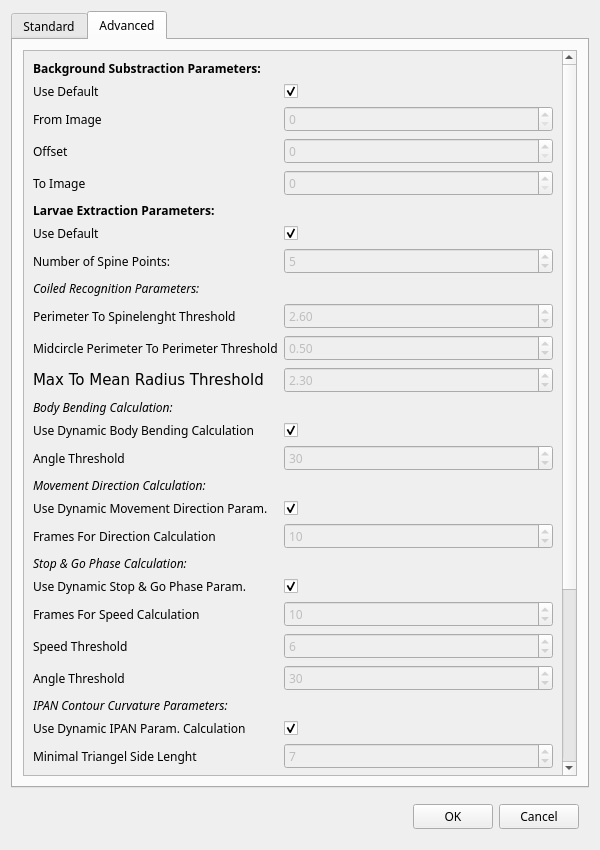
<?xml version="1.0" encoding="UTF-8"?>
<ui version="4.0">
 <class>PreferencesDialogWindow</class>
 <widget class="QDialog" name="PreferencesDialogWindow">
  <property name="geometry">
   <rect>
    <x>0</x>
    <y>0</y>
    <width>600</width>
    <height>850</height>
   </rect>
  </property>
  <property name="sizePolicy">
   <sizepolicy hsizetype="Preferred" vsizetype="Preferred">
    <horstretch>0</horstretch>
    <verstretch>0</verstretch>
   </sizepolicy>
  </property>
  <property name="minimumSize">
   <size>
    <width>600</width>
    <height>300</height>
   </size>
  </property>
  <property name="maximumSize">
   <size>
    <width>16777215</width>
    <height>16777215</height>
   </size>
  </property>
  <property name="font">
   <font>
    <family>Helvetica</family>
   </font>
  </property>
  <property name="windowTitle">
   <string>FIMTrack - Preferences</string>
  </property>
  <layout class="QVBoxLayout" name="verticalLayout_2">
   <item>
    <widget class="QTabWidget" name="tabWidget">
     <property name="sizePolicy">
      <sizepolicy hsizetype="Expanding" vsizetype="Expanding">
       <horstretch>0</horstretch>
       <verstretch>0</verstretch>
      </sizepolicy>
     </property>
     <property name="font">
      <font>
       <family>Sans Serif</family>
       <pointsize>9</pointsize>
      </font>
     </property>
     <property name="currentIndex">
      <number>1</number>
     </property>
     <widget class="QWidget" name="tabStandard">
      <attribute name="title">
       <string>Standard</string>
      </attribute>
      <layout class="QGridLayout" name="gridLayout_4">
       <item row="0" column="0">
        <widget class="QScrollArea" name="scrollArea_2">
         <property name="widgetResizable">
          <bool>true</bool>
         </property>
         <widget class="QWidget" name="scrollAreaWidgetContents_2">
          <property name="geometry">
           <rect>
            <x>0</x>
            <y>0</y>
            <width>681</width>
            <height>620</height>
           </rect>
          </property>
          <layout class="QGridLayout" name="gridLayout">
           <item row="4" column="1">
            <widget class="QLabel" name="labelCameraParameter">
             <property name="font">
              <font>
               <family>Sans Serif</family>
               <pointsize>9</pointsize>
              </font>
             </property>
             <property name="text">
              <string>not selected</string>
             </property>
            </widget>
           </item>
           <item row="4" column="0">
            <widget class="QLabel" name="label_5">
             <property name="font">
              <font>
               <family>Sans Serif</family>
               <pointsize>9</pointsize>
              </font>
             </property>
             <property name="text">
              <string>Cameraparameter</string>
             </property>
            </widget>
           </item>
           <item row="1" column="1">
            <widget class="QCheckBox" name="checkBoxSaveLog">
             <property name="text">
              <string/>
             </property>
             <property name="checked">
              <bool>true</bool>
             </property>
            </widget>
           </item>
           <item row="1" column="0">
            <widget class="QLabel" name="label_11">
             <property name="font">
              <font>
               <family>Sans Serif</family>
               <pointsize>9</pointsize>
              </font>
             </property>
             <property name="text">
              <string>Save Log</string>
             </property>
            </widget>
           </item>
           <item row="0" column="0">
            <widget class="QLabel" name="label_8">
             <property name="font">
              <font>
               <family>Sans Serif</family>
               <pointsize>9</pointsize>
               <weight>75</weight>
               <italic>false</italic>
               <bold>true</bold>
              </font>
             </property>
             <property name="text">
              <string>General Parameters:</string>
             </property>
            </widget>
           </item>
           <item row="2" column="1">
            <widget class="QCheckBox" name="checkBoxEnableDetailetOutput">
             <property name="text">
              <string/>
             </property>
             <property name="checked">
              <bool>true</bool>
             </property>
            </widget>
           </item>
           <item row="2" column="0">
            <widget class="QLabel" name="label_36">
             <property name="font">
              <font>
               <family>Sans Serif</family>
               <pointsize>9</pointsize>
              </font>
             </property>
             <property name="text">
              <string>Enable Detailet Output</string>
             </property>
            </widget>
           </item>
           <item row="3" column="0">
            <widget class="QLabel" name="label_7">
             <property name="font">
              <font>
               <family>Sans Serif</family>
               <pointsize>9</pointsize>
               <weight>75</weight>
               <bold>true</bold>
              </font>
             </property>
             <property name="text">
              <string>Camera Parameters:</string>
             </property>
            </widget>
           </item>
           <item row="6" column="0">
            <widget class="QLabel" name="label_10">
             <property name="font">
              <font>
               <family>Sans Serif</family>
               <pointsize>9</pointsize>
              </font>
             </property>
             <property name="text">
              <string>Scale Factor (pixel per cm)</string>
             </property>
            </widget>
           </item>
           <item row="6" column="1">
            <widget class="QDoubleSpinBox" name="doubleSpinBoxCameraParameterScaleFactor">
             <property name="enabled">
              <bool>true</bool>
             </property>
             <property name="font">
              <font>
               <family>Sans Serif</family>
               <pointsize>9</pointsize>
              </font>
             </property>
             <property name="maximum">
              <double>999999999.990000009536743</double>
             </property>
             <property name="value">
              <double>1.000000000000000</double>
             </property>
            </widget>
           </item>
           <item row="5" column="1">
            <widget class="QDoubleSpinBox" name="doubleSpinBoxCameraParameterFSP">
             <property name="enabled">
              <bool>true</bool>
             </property>
             <property name="font">
              <font>
               <family>Sans Serif</family>
               <pointsize>9</pointsize>
              </font>
             </property>
             <property name="decimals">
              <number>0</number>
             </property>
             <property name="minimum">
              <double>1.000000000000000</double>
             </property>
             <property name="value">
              <double>10.000000000000000</double>
             </property>
            </widget>
           </item>
           <item row="4" column="2">
            <widget class="QPushButton" name="btnLoadCameraParameter">
             <property name="font">
              <font>
               <family>Sans Serif</family>
               <pointsize>9</pointsize>
              </font>
             </property>
             <property name="text">
              <string>Load</string>
             </property>
            </widget>
           </item>
           <item row="5" column="0">
            <widget class="QLabel" name="label_6">
             <property name="font">
              <font>
               <family>Sans Serif</family>
               <pointsize>9</pointsize>
              </font>
             </property>
             <property name="text">
              <string>FPS</string>
             </property>
            </widget>
           </item>
           <item row="8" column="0">
            <spacer name="verticalSpacer">
             <property name="orientation">
              <enum>Qt::Vertical</enum>
             </property>
             <property name="sizeHint" stdset="0">
              <size>
               <width>20</width>
               <height>40</height>
              </size>
             </property>
            </spacer>
           </item>
           <item row="7" column="1">
            <spacer name="horizontalSpacer">
             <property name="orientation">
              <enum>Qt::Horizontal</enum>
             </property>
             <property name="sizeHint" stdset="0">
              <size>
               <width>40</width>
               <height>20</height>
              </size>
             </property>
            </spacer>
           </item>
          </layout>
         </widget>
        </widget>
       </item>
      </layout>
     </widget>
     <widget class="QWidget" name="tabAdvanced">
      <attribute name="title">
       <string>Advanced</string>
      </attribute>
      <layout class="QGridLayout" name="gridLayout_6">
       <property name="leftMargin">
        <number>10</number>
       </property>
       <property name="topMargin">
        <number>10</number>
       </property>
       <property name="rightMargin">
        <number>10</number>
       </property>
       <property name="bottomMargin">
        <number>10</number>
       </property>
       <item row="0" column="0">
        <widget class="QScrollArea" name="scrollArea">
         <property name="font">
          <font>
           <family>Sans Serif</family>
           <pointsize>9</pointsize>
          </font>
         </property>
         <property name="frameShape">
          <enum>QFrame::StyledPanel</enum>
         </property>
         <property name="frameShadow">
          <enum>QFrame::Sunken</enum>
         </property>
         <property name="verticalScrollBarPolicy">
          <enum>Qt::ScrollBarAsNeeded</enum>
         </property>
         <property name="horizontalScrollBarPolicy">
          <enum>Qt::ScrollBarAsNeeded</enum>
         </property>
         <property name="widgetResizable">
          <bool>true</bool>
         </property>
         <widget class="QWidget" name="scrollAreaWidgetContents">
          <property name="geometry">
           <rect>
            <x>0</x>
            <y>-1044</y>
            <width>800</width>
            <height>1685</height>
           </rect>
          </property>
          <layout class="QGridLayout" name="gridLayout_13">
           <item row="33" column="1">
            <widget class="QComboBox" name="comboBoxTrackingAssignmentMethod">
             <item>
              <property name="text">
               <string>Hungarian</string>
              </property>
             </item>
             <item>
              <property name="text">
               <string>Greedy</string>
              </property>
             </item>
            </widget>
           </item>
           <item row="35" column="0">
            <widget class="QLabel" name="label_16">
             <property name="toolTip">
              <string>&lt;html&gt;&lt;head/&gt;&lt;body&gt;&lt;p&gt;In case of greedy assignment method, threshold T decides if larva will be assigned. It refers to maximum fraction of last spine-length in case of momentum or mid-spine-point is chosen and to minimum fraction of area if overlap is chosen as cost measure.&lt;/p&gt;&lt;/body&gt;&lt;/html&gt;</string>
             </property>
             <property name="text">
              <string>Threshold for Greedy Assigment</string>
             </property>
            </widget>
           </item>
           <item row="35" column="1">
            <widget class="QDoubleSpinBox" name="doubleSpinBoxGreedyAssignmentThreshold">
             <property name="enabled">
              <bool>false</bool>
             </property>
             <property name="minimum">
              <double>0.100000000000000</double>
             </property>
             <property name="maximum">
              <double>1.000000000000000</double>
             </property>
             <property name="singleStep">
              <double>0.050000000000000</double>
             </property>
             <property name="value">
              <double>0.500000000000000</double>
             </property>
            </widget>
           </item>
           <item row="26" column="1">
            <widget class="QSpinBox" name="spinBoxIPANContourCurvatureMinimalTriangelSideLenght">
             <property name="enabled">
              <bool>false</bool>
             </property>
             <property name="font">
              <font>
               <family>Sans Serif</family>
               <pointsize>9</pointsize>
              </font>
             </property>
             <property name="value">
              <number>7</number>
             </property>
            </widget>
           </item>
           <item row="25" column="0">
            <widget class="QLabel" name="label_144">
             <property name="font">
              <font>
               <family>Sans Serif</family>
               <pointsize>9</pointsize>
              </font>
             </property>
             <property name="text">
              <string>Use Dynamic IPAN Param. Calculation</string>
             </property>
            </widget>
           </item>
           <item row="17" column="1">
            <widget class="QSpinBox" name="spinBoxMovementDirectionFramesForDirectionCalc">
             <property name="enabled">
              <bool>false</bool>
             </property>
             <property name="font">
              <font>
               <family>Sans Serif</family>
               <pointsize>9</pointsize>
              </font>
             </property>
             <property name="minimum">
              <number>1</number>
             </property>
             <property name="maximum">
              <number>100</number>
             </property>
             <property name="value">
              <number>10</number>
             </property>
            </widget>
           </item>
           <item row="21" column="0">
            <widget class="QLabel" name="label_154">
             <property name="font">
              <font>
               <family>Sans Serif</family>
               <pointsize>9</pointsize>
              </font>
             </property>
             <property name="text">
              <string>Frames For Speed Calculation</string>
             </property>
            </widget>
           </item>
           <item row="21" column="1">
            <widget class="QSpinBox" name="spinBoxStopAndGoFramesForSpeedCalc">
             <property name="enabled">
              <bool>false</bool>
             </property>
             <property name="font">
              <font>
               <family>Sans Serif</family>
               <pointsize>9</pointsize>
              </font>
             </property>
             <property name="value">
              <number>10</number>
             </property>
            </widget>
           </item>
           <item row="7" column="1">
            <widget class="QSpinBox" name="spinBoxLarvaeExtactionParameterNumerOfSpinePoints">
             <property name="enabled">
              <bool>false</bool>
             </property>
             <property name="font">
              <font>
               <family>Sans Serif</family>
               <pointsize>9</pointsize>
              </font>
             </property>
             <property name="minimum">
              <number>3</number>
             </property>
             <property name="singleStep">
              <number>2</number>
             </property>
             <property name="value">
              <number>5</number>
             </property>
            </widget>
           </item>
           <item row="14" column="0">
            <widget class="QLabel" name="label_3">
             <property name="font">
              <font>
               <family>Sans Serif</family>
               <pointsize>9</pointsize>
              </font>
             </property>
             <property name="text">
              <string>Angle Threshold</string>
             </property>
            </widget>
           </item>
           <item row="5" column="0">
            <widget class="QLabel" name="label_162">
             <property name="font">
              <font>
               <family>Sans Serif</family>
               <pointsize>9</pointsize>
               <weight>75</weight>
               <bold>true</bold>
              </font>
             </property>
             <property name="text">
              <string>Larvae Extraction Parameters:</string>
             </property>
            </widget>
           </item>
           <item row="7" column="0">
            <widget class="QLabel" name="label_163">
             <property name="font">
              <font>
               <family>Sans Serif</family>
               <pointsize>9</pointsize>
              </font>
             </property>
             <property name="text">
              <string>Number of Spine Points:</string>
             </property>
            </widget>
           </item>
           <item row="22" column="0">
            <widget class="QLabel" name="label_147">
             <property name="font">
              <font>
               <family>Sans Serif</family>
               <pointsize>9</pointsize>
              </font>
             </property>
             <property name="text">
              <string>Speed Threshold</string>
             </property>
            </widget>
           </item>
           <item row="23" column="1">
            <widget class="QSpinBox" name="spinBoxStopAndGoAngleThreshold">
             <property name="enabled">
              <bool>false</bool>
             </property>
             <property name="font">
              <font>
               <family>Sans Serif</family>
               <pointsize>9</pointsize>
              </font>
             </property>
             <property name="maximum">
              <number>180</number>
             </property>
             <property name="value">
              <number>30</number>
             </property>
            </widget>
           </item>
           <item row="26" column="0">
            <widget class="QLabel" name="label_160">
             <property name="font">
              <font>
               <family>Sans Serif</family>
               <pointsize>9</pointsize>
              </font>
             </property>
             <property name="text">
              <string>Minimal Triangel Side Lenght </string>
             </property>
            </widget>
           </item>
           <item row="8" column="0">
            <widget class="QLabel" name="label_146">
             <property name="font">
              <font>
               <family>Sans Serif</family>
               <pointsize>9</pointsize>
               <italic>true</italic>
              </font>
             </property>
             <property name="text">
              <string>Coiled Recognition Parameters:</string>
             </property>
            </widget>
           </item>
           <item row="2" column="1">
            <widget class="QSpinBox" name="spinBoxBackgroundSubstractionFromImage">
             <property name="enabled">
              <bool>false</bool>
             </property>
             <property name="font">
              <font>
               <family>Sans Serif</family>
               <pointsize>9</pointsize>
              </font>
             </property>
            </widget>
           </item>
           <item row="27" column="0">
            <widget class="QLabel" name="label_155">
             <property name="font">
              <font>
               <family>Sans Serif</family>
               <pointsize>9</pointsize>
              </font>
             </property>
             <property name="text">
              <string>Maximal Triangel Side Lenght </string>
             </property>
            </widget>
           </item>
           <item row="23" column="0">
            <widget class="QLabel" name="label_158">
             <property name="font">
              <font>
               <family>Sans Serif</family>
               <pointsize>9</pointsize>
              </font>
             </property>
             <property name="text">
              <string>Angle Threshold</string>
             </property>
            </widget>
           </item>
           <item row="29" column="1">
            <widget class="QDoubleSpinBox" name="doubleSpinBoxIPANContourCurvatureMaximalCurvaturePointsDistance">
             <property name="enabled">
              <bool>false</bool>
             </property>
             <property name="font">
              <font>
               <family>Sans Serif</family>
               <pointsize>9</pointsize>
              </font>
             </property>
             <property name="maximum">
              <double>100.000000000000000</double>
             </property>
             <property name="singleStep">
              <double>0.010000000000000</double>
             </property>
             <property name="value">
              <double>0.250000000000000</double>
             </property>
            </widget>
           </item>
           <item row="13" column="1">
            <widget class="QCheckBox" name="checkBoxLarvaeExtactionParametersUseDynamicBodyBending">
             <property name="font">
              <font>
               <family>Sans Serif</family>
               <pointsize>9</pointsize>
              </font>
             </property>
             <property name="text">
              <string/>
             </property>
             <property name="checked">
              <bool>true</bool>
             </property>
            </widget>
           </item>
           <item row="25" column="1">
            <widget class="QCheckBox" name="checkBoxLarvaeExtactionParametersUseDynamicIPAN">
             <property name="font">
              <font>
               <family>Sans Serif</family>
               <pointsize>9</pointsize>
              </font>
             </property>
             <property name="text">
              <string/>
             </property>
             <property name="checked">
              <bool>true</bool>
             </property>
            </widget>
           </item>
           <item row="3" column="0">
            <widget class="QLabel" name="label_148">
             <property name="font">
              <font>
               <family>Sans Serif</family>
               <pointsize>9</pointsize>
              </font>
             </property>
             <property name="text">
              <string>Offset</string>
             </property>
            </widget>
           </item>
           <item row="0" column="0">
            <widget class="QLabel" name="label_152">
             <property name="font">
              <font>
               <family>Sans Serif</family>
               <pointsize>9</pointsize>
               <weight>75</weight>
               <bold>true</bold>
              </font>
             </property>
             <property name="text">
              <string>Background Substraction Parameters:</string>
             </property>
            </widget>
           </item>
           <item row="1" column="0">
            <widget class="QLabel" name="label_159">
             <property name="font">
              <font>
               <family>Sans Serif</family>
               <pointsize>9</pointsize>
              </font>
             </property>
             <property name="text">
              <string>Use Default</string>
             </property>
            </widget>
           </item>
           <item row="10" column="1">
            <widget class="QDoubleSpinBox" name="doubleSpinBoxCoiledRecognitionParametersMidcirclePerimeterToPerimeterThreshold">
             <property name="enabled">
              <bool>false</bool>
             </property>
             <property name="font">
              <font>
               <family>Sans Serif</family>
               <pointsize>9</pointsize>
              </font>
             </property>
             <property name="singleStep">
              <double>0.010000000000000</double>
             </property>
             <property name="value">
              <double>0.500000000000000</double>
             </property>
            </widget>
           </item>
           <item row="20" column="1">
            <widget class="QCheckBox" name="checkBoxLarvaeExtactionParametersUseDynamicStopAndGo">
             <property name="font">
              <font>
               <family>Sans Serif</family>
               <pointsize>9</pointsize>
              </font>
             </property>
             <property name="text">
              <string/>
             </property>
             <property name="checked">
              <bool>true</bool>
             </property>
            </widget>
           </item>
           <item row="24" column="0">
            <widget class="QLabel" name="label_168">
             <property name="font">
              <font>
               <family>Sans Serif</family>
               <pointsize>9</pointsize>
               <italic>true</italic>
              </font>
             </property>
             <property name="text">
              <string>IPAN Contour Curvature Parameters:</string>
             </property>
            </widget>
           </item>
           <item row="6" column="0">
            <widget class="QLabel" name="label_149">
             <property name="font">
              <font>
               <family>Sans Serif</family>
               <pointsize>9</pointsize>
              </font>
             </property>
             <property name="text">
              <string>Use Default</string>
             </property>
            </widget>
           </item>
           <item row="30" column="1">
            <widget class="QSpinBox" name="spinBoxIPANContourCurvatureCurvatureWindowSize">
             <property name="enabled">
              <bool>false</bool>
             </property>
             <property name="font">
              <font>
               <family>Sans Serif</family>
               <pointsize>9</pointsize>
              </font>
             </property>
             <property name="value">
              <number>7</number>
             </property>
            </widget>
           </item>
           <item row="3" column="1">
            <widget class="QSpinBox" name="spinBoxBackgroundSubstractionOffset">
             <property name="enabled">
              <bool>false</bool>
             </property>
             <property name="font">
              <font>
               <family>Sans Serif</family>
               <pointsize>9</pointsize>
              </font>
             </property>
            </widget>
           </item>
           <item row="4" column="1">
            <widget class="QSpinBox" name="spinBoxBackgroundSubstractionToImage">
             <property name="enabled">
              <bool>false</bool>
             </property>
             <property name="font">
              <font>
               <family>Sans Serif</family>
               <pointsize>9</pointsize>
              </font>
             </property>
            </widget>
           </item>
           <item row="9" column="0">
            <widget class="QLabel" name="label_157">
             <property name="font">
              <font>
               <family>Sans Serif</family>
               <pointsize>9</pointsize>
              </font>
             </property>
             <property name="text">
              <string>Perimeter To Spinelenght Threshold</string>
             </property>
            </widget>
           </item>
           <item row="29" column="0">
            <widget class="QLabel" name="label_141">
             <property name="font">
              <font>
               <family>Sans Serif</family>
               <pointsize>9</pointsize>
              </font>
             </property>
             <property name="text">
              <string>Maximal Curvature Points Distance</string>
             </property>
            </widget>
           </item>
           <item row="10" column="0">
            <widget class="QLabel" name="label_153">
             <property name="font">
              <font>
               <family>Sans Serif</family>
               <pointsize>9</pointsize>
              </font>
             </property>
             <property name="text">
              <string>Midcircle Perimeter To Perimeter Threshold</string>
             </property>
            </widget>
           </item>
           <item row="4" column="0">
            <widget class="QLabel" name="label_167">
             <property name="font">
              <font>
               <family>Sans Serif</family>
               <pointsize>9</pointsize>
              </font>
             </property>
             <property name="text">
              <string>To Image</string>
             </property>
            </widget>
           </item>
           <item row="1" column="1">
            <widget class="QCheckBox" name="checkBoxBackgroundSubstractionUseDefault">
             <property name="font">
              <font>
               <family>Sans Serif</family>
               <pointsize>9</pointsize>
              </font>
             </property>
             <property name="text">
              <string/>
             </property>
             <property name="checked">
              <bool>true</bool>
             </property>
            </widget>
           </item>
           <item row="9" column="1">
            <widget class="QDoubleSpinBox" name="doubleSpinBoxCoiledRecognitionParametersPerimeterToSpinelenghtThreshold">
             <property name="enabled">
              <bool>false</bool>
             </property>
             <property name="font">
              <font>
               <family>Sans Serif</family>
               <pointsize>9</pointsize>
              </font>
             </property>
             <property name="singleStep">
              <double>0.010000000000000</double>
             </property>
             <property name="value">
              <double>2.600000000000000</double>
             </property>
            </widget>
           </item>
           <item row="6" column="1">
            <widget class="QCheckBox" name="checkBoxLarvaeExtactionParameterUseDefauilt">
             <property name="font">
              <font>
               <family>Sans Serif</family>
               <pointsize>9</pointsize>
              </font>
             </property>
             <property name="text">
              <string/>
             </property>
             <property name="checked">
              <bool>true</bool>
             </property>
            </widget>
           </item>
           <item row="12" column="0">
            <widget class="QLabel" name="label">
             <property name="font">
              <font>
               <family>Sans Serif</family>
               <pointsize>9</pointsize>
               <italic>true</italic>
              </font>
             </property>
             <property name="text">
              <string>Body Bending Calculation:</string>
             </property>
            </widget>
           </item>
           <item row="30" column="0">
            <widget class="QLabel" name="label_166">
             <property name="font">
              <font>
               <family>Sans Serif</family>
               <pointsize>9</pointsize>
              </font>
             </property>
             <property name="text">
              <string>Curvature Window Size</string>
             </property>
            </widget>
           </item>
           <item row="20" column="0">
            <widget class="QLabel" name="label_145">
             <property name="font">
              <font>
               <family>Sans Serif</family>
               <pointsize>9</pointsize>
              </font>
             </property>
             <property name="text">
              <string>Use Dynamic Stop &amp; Go Phase Param.</string>
             </property>
            </widget>
           </item>
           <item row="22" column="1">
            <widget class="QSpinBox" name="spinBoxStopAndGoSpeedThreshold">
             <property name="enabled">
              <bool>false</bool>
             </property>
             <property name="font">
              <font>
               <family>Sans Serif</family>
               <pointsize>9</pointsize>
              </font>
             </property>
             <property name="value">
              <number>6</number>
             </property>
            </widget>
           </item>
           <item row="27" column="1">
            <widget class="QSpinBox" name="spinBoxIPANContourCurvatureMaximalTriangelSideLenght">
             <property name="enabled">
              <bool>false</bool>
             </property>
             <property name="font">
              <font>
               <family>Sans Serif</family>
               <pointsize>9</pointsize>
              </font>
             </property>
             <property name="value">
              <number>9</number>
             </property>
            </widget>
           </item>
           <item row="14" column="1">
            <widget class="QDoubleSpinBox" name="doubleSpinBoxBodyBendingAngleThreshold">
             <property name="enabled">
              <bool>false</bool>
             </property>
             <property name="font">
              <font>
               <family>Sans Serif</family>
               <pointsize>9</pointsize>
              </font>
             </property>
             <property name="decimals">
              <number>0</number>
             </property>
             <property name="maximum">
              <double>180.000000000000000</double>
             </property>
             <property name="value">
              <double>30.000000000000000</double>
             </property>
            </widget>
           </item>
           <item row="16" column="0">
            <widget class="QLabel" name="label_9">
             <property name="font">
              <font>
               <family>Sans Serif</family>
               <pointsize>9</pointsize>
              </font>
             </property>
             <property name="text">
              <string>Use Dynamic Movement Direction Param.</string>
             </property>
            </widget>
           </item>
           <item row="36" column="0">
            <spacer name="verticalSpacer_8">
             <property name="font">
              <font>
               <family>Sans Serif</family>
               <pointsize>9</pointsize>
              </font>
             </property>
             <property name="orientation">
              <enum>Qt::Vertical</enum>
             </property>
             <property name="sizeHint" stdset="0">
              <size>
               <width>20</width>
               <height>40</height>
              </size>
             </property>
            </spacer>
           </item>
           <item row="36" column="1">
            <spacer name="horizontalSpacer_10">
             <property name="font">
              <font>
               <family>Sans Serif</family>
               <pointsize>9</pointsize>
              </font>
             </property>
             <property name="orientation">
              <enum>Qt::Horizontal</enum>
             </property>
             <property name="sizeHint" stdset="0">
              <size>
               <width>40</width>
               <height>20</height>
              </size>
             </property>
            </spacer>
           </item>
           <item row="15" column="0">
            <widget class="QLabel" name="label_4">
             <property name="font">
              <font>
               <family>Sans Serif</family>
               <pointsize>9</pointsize>
               <italic>true</italic>
              </font>
             </property>
             <property name="text">
              <string>Movement Direction Calculation:</string>
             </property>
            </widget>
           </item>
           <item row="16" column="1">
            <widget class="QCheckBox" name="checkBoxLarvaeExtactionParametersUseDynamicMovementDirection">
             <property name="font">
              <font>
               <family>Sans Serif</family>
               <pointsize>9</pointsize>
              </font>
             </property>
             <property name="text">
              <string/>
             </property>
             <property name="checked">
              <bool>true</bool>
             </property>
            </widget>
           </item>
           <item row="17" column="0">
            <widget class="QLabel" name="label_12">
             <property name="font">
              <font>
               <family>Sans Serif</family>
               <pointsize>9</pointsize>
              </font>
             </property>
             <property name="text">
              <string>Frames For Direction Calculation</string>
             </property>
            </widget>
           </item>
           <item row="18" column="0">
            <widget class="QLabel" name="label_161">
             <property name="font">
              <font>
               <family>Sans Serif</family>
               <pointsize>9</pointsize>
               <italic>true</italic>
              </font>
             </property>
             <property name="text">
              <string>Stop &amp; Go Phase Calculation:</string>
             </property>
            </widget>
           </item>
           <item row="13" column="0">
            <widget class="QLabel" name="label_2">
             <property name="font">
              <font>
               <family>Sans Serif</family>
               <pointsize>9</pointsize>
              </font>
             </property>
             <property name="text">
              <string>Use Dynamic Body Bending Calculation</string>
             </property>
            </widget>
           </item>
           <item row="2" column="0">
            <widget class="QLabel" name="label_151">
             <property name="font">
              <font>
               <family>Sans Serif</family>
               <pointsize>9</pointsize>
              </font>
             </property>
             <property name="text">
              <string>From Image</string>
             </property>
            </widget>
           </item>
           <item row="31" column="0">
            <widget class="QLabel" name="label_13">
             <property name="font">
              <font>
               <family>DejaVu Sans</family>
               <pointsize>11</pointsize>
               <italic>true</italic>
              </font>
             </property>
             <property name="text">
              <string>Tracking Assignment:</string>
             </property>
            </widget>
           </item>
           <item row="33" column="0">
            <widget class="QLabel" name="label_14">
             <property name="font">
              <font>
               <family>DejaVu Sans</family>
               <pointsize>11</pointsize>
              </font>
             </property>
             <property name="text">
              <string>Assigment Method</string>
             </property>
            </widget>
           </item>
           <item row="34" column="0">
            <widget class="QLabel" name="label_15">
             <property name="text">
              <string>Cost Measure</string>
             </property>
            </widget>
           </item>
           <item row="34" column="1">
            <widget class="QComboBox" name="comboBoxTrackingAssignmentCostMeasure">
             <property name="currentIndex">
              <number>1</number>
             </property>
             <item>
              <property name="text">
               <string>Momentum</string>
              </property>
             </item>
             <item>
              <property name="text">
               <string>Overlap</string>
              </property>
             </item>
             <item>
              <property name="text">
               <string>Mid-Spine-Point</string>
              </property>
             </item>
            </widget>
           </item>
           <item row="11" column="0">
            <widget class="QLabel" name="label_17">
             <property name="font">
              <font>
               <family>DejaVu Sans</family>
               <pointsize>11</pointsize>
              </font>
             </property>
             <property name="text">
              <string>Max To Mean Radius Threshold</string>
             </property>
            </widget>
           </item>
           <item row="11" column="1">
            <widget class="QDoubleSpinBox" name="doubleSpinBoxCoiledRecognitionParametersMaxToMeanRadiusThreshold">
             <property name="enabled">
              <bool>false</bool>
             </property>
             <property name="singleStep">
              <double>0.010000000000000</double>
             </property>
             <property name="value">
              <double>2.300000000000000</double>
             </property>
            </widget>
           </item>
          </layout>
         </widget>
        </widget>
       </item>
      </layout>
     </widget>
    </widget>
   </item>
   <item>
    <layout class="QHBoxLayout" name="horizontalLayout_4" stretch="0,0,0">
     <property name="leftMargin">
      <number>10</number>
     </property>
     <property name="topMargin">
      <number>10</number>
     </property>
     <property name="rightMargin">
      <number>10</number>
     </property>
     <property name="bottomMargin">
      <number>10</number>
     </property>
     <item>
      <spacer name="horizontalSpacer_3">
       <property name="font">
        <font>
         <family>Sans Serif</family>
         <pointsize>9</pointsize>
        </font>
       </property>
       <property name="orientation">
        <enum>Qt::Horizontal</enum>
       </property>
       <property name="sizeHint" stdset="0">
        <size>
         <width>40</width>
         <height>20</height>
        </size>
       </property>
      </spacer>
     </item>
     <item>
      <widget class="QPushButton" name="btnOK">
       <property name="font">
        <font>
         <family>Sans Serif</family>
         <pointsize>9</pointsize>
        </font>
       </property>
       <property name="text">
        <string>OK</string>
       </property>
      </widget>
     </item>
     <item>
      <widget class="QPushButton" name="btnCancel">
       <property name="font">
        <font>
         <family>Sans Serif</family>
         <pointsize>9</pointsize>
        </font>
       </property>
       <property name="text">
        <string>Cancel</string>
       </property>
      </widget>
     </item>
    </layout>
   </item>
  </layout>
 </widget>
 <resources/>
 <connections/>
</ui>
